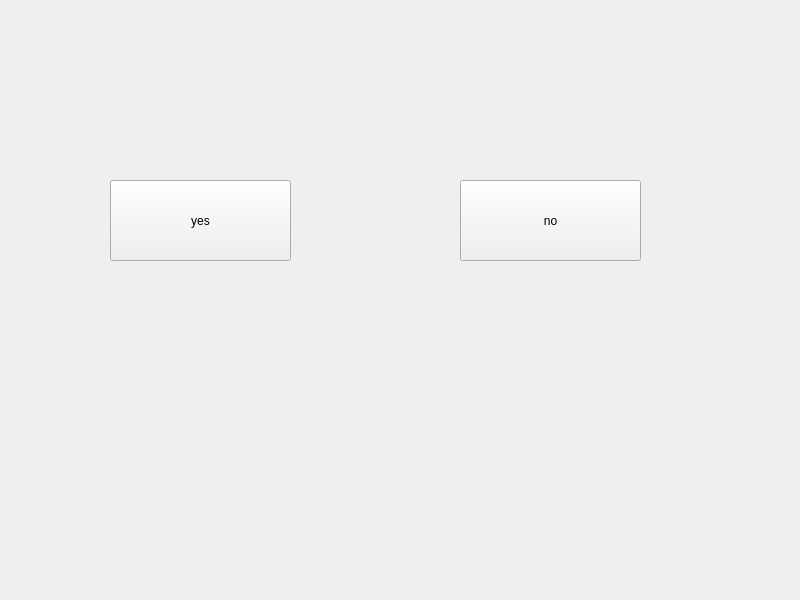
<?xml version="1.0" encoding="UTF-8"?>
<ui version="4.0">
 <class>Widget</class>
 <widget class="QWidget" name="Widget">
  <property name="geometry">
   <rect>
    <x>0</x>
    <y>0</y>
    <width>800</width>
    <height>600</height>
   </rect>
  </property>
  <property name="windowTitle">
   <string>Widget</string>
  </property>
  <widget class="QPushButton" name="pushButton_yes">
   <property name="geometry">
    <rect>
     <x>110</x>
     <y>180</y>
     <width>181</width>
     <height>81</height>
    </rect>
   </property>
   <property name="text">
    <string>yes</string>
   </property>
  </widget>
  <widget class="QPushButton" name="pushButton_no">
   <property name="geometry">
    <rect>
     <x>460</x>
     <y>180</y>
     <width>181</width>
     <height>81</height>
    </rect>
   </property>
   <property name="text">
    <string>no</string>
   </property>
  </widget>
 </widget>
 <resources/>
 <connections/>
</ui>
